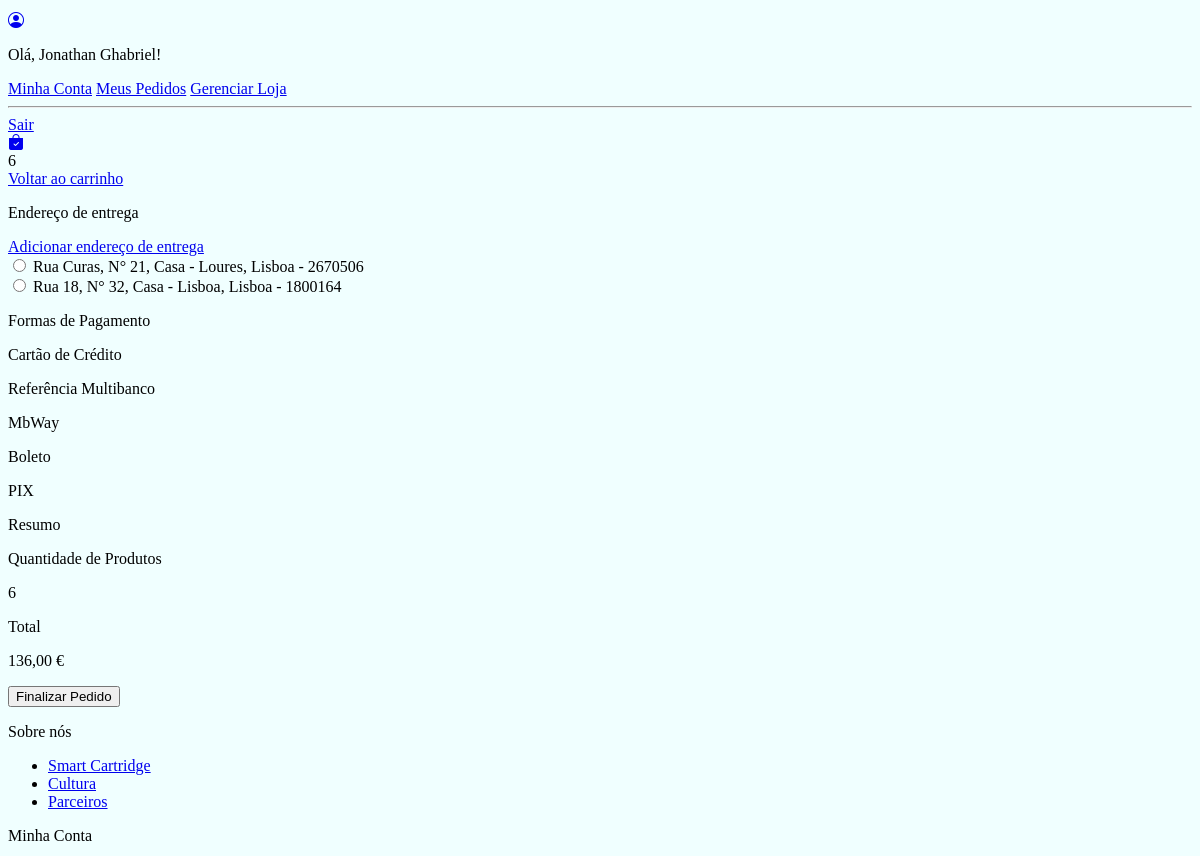
Before: /checkout/ (signed in, middle part) with the older database file.
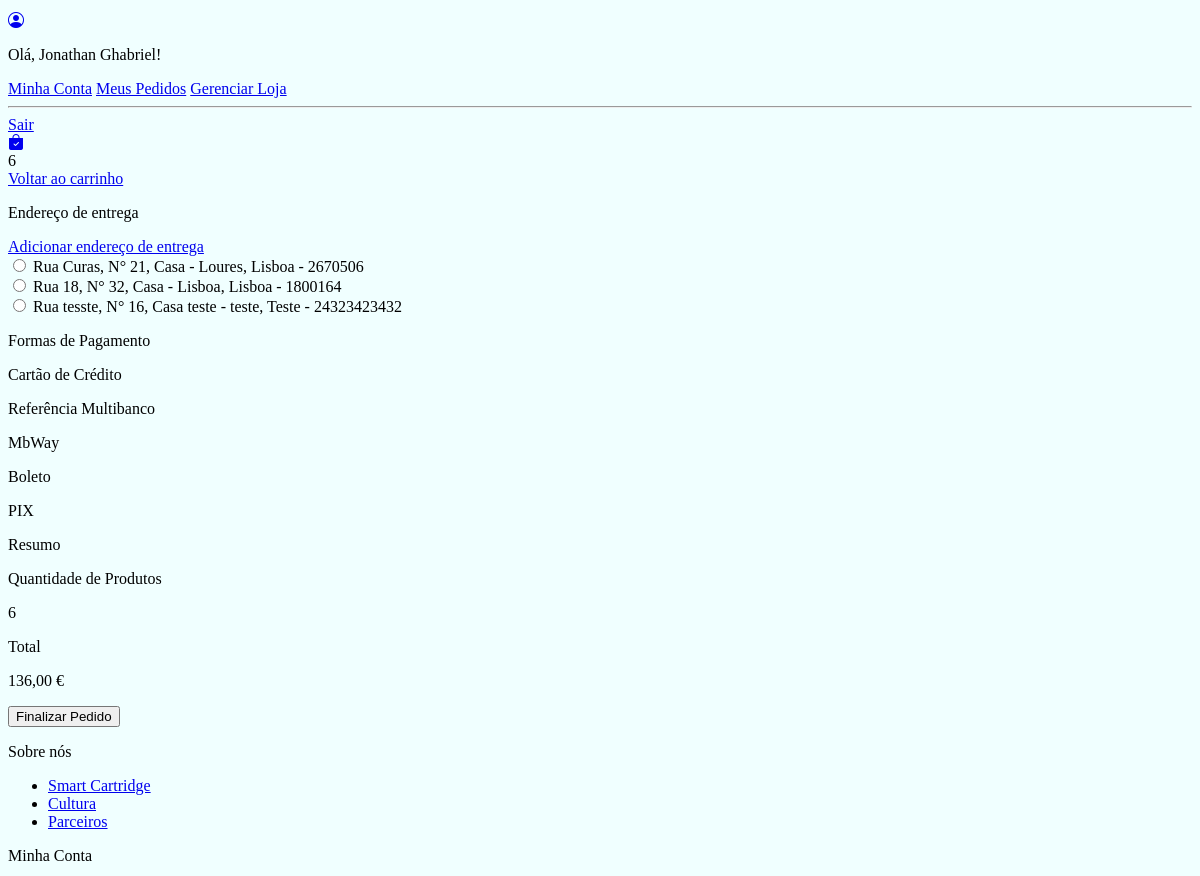
After: the same page with the newer database file.
### loja/models.py (models this page shows, shortened)
class Endereco(models.Model):
    rua = models.CharField(max_length=400, null=True, blank=True)
    numero = models.IntegerField(default=0)
    complemento = models.CharField(max_length=200, null=True, blank=True)
    cep = models.CharField(max_length=200, null=True, blank=True)
    cidade = models.CharField(max_length=200, null=True, blank=True)
    estado = models.CharField(max_length=200, null=True, blank=True)
    cliente = models.ForeignKey(Cliente, null=True, blank=True, on_delete=models.SET_NULL)

### loja/views.py (the view)
# urls.py: path('checkout/', checkout, name="checkout"),
def checkout(request):
    if request.user.is_authenticated:
        cliente = request.user.cliente
    else:
        if request.COOKIES.get("id_sessao"):
            id_sessao = request.COOKIES.get("id_sessao")
            cliente, criado = Cliente.objects.get_or_create(id_sessao=id_sessao)
        else:
            return redirect('loja')
    pedido, criado = Pedido.objects.get_or_create(cliente=cliente, finalizado=False)
    enderecos = Endereco.objects.filter(cliente=cliente)
    context = {"pedido": pedido, "enderecos": enderecos, "erro":None}
    return render(request, 'checkout.html', context=context)

### loja/models.py (called while the page is built)
    @property
    def quantidade_total(self):
        itens_pedido = ItensPedido.objects.filter(pedido__id=self.id)
        quantidade = sum([item.quantidade for item in itens_pedido])
        return quantidade

    @property
    def preco_total(self):
        itens_pedido = ItensPedido.objects.filter(pedido__id=self.id)
        preco = sum([item.preco_total for item in itens_pedido])
        return preco

    @property
    def preco_total(self):
        return self.quantidade * self.itemestoque.produto.preco

### loja/novos_context.py (called while the page is built)
def categorias_tipos(request):
    categorias_navegacao = Categoria.objects.all()
    tipos_navegacao = Tipo.objects.all()
    return {"categorias_navegacao": categorias_navegacao, "tipos_navegacao": tipos_navegacao}

def faz_parte_equipe(request):
    equipe = False
    if request.user.is_authenticated:
        if request.user.groups.filter(name="equipe").exists():
            equipe = True
    return {"equipe": equipe}

### loja/templates/checkout.html (shortened to what the changed rows need)
{% extends 'base.html' %}
{% load static %}
{% block body %}
<main class="principal">
    <section class="secao-checkout">
      <div class="checkout">
        <form class="checkout__form" action="{% url 'finalizar_pedido' pedido.id %}" method="post">
            {% if not request.user.is_authenticated %}
                <div class="checkout__secao-entrega-login">
                    <div class="checkout__secao-login">
                    <div class="checkout__titulos">
                        <p class="checkout__titulo">Identifique-se</p>
                    </div>
                    <div class="checkout__endereco-item">
                        <label for="email">E-mail</label>
                        <input name="email" type="email" />
                    </div>
                    </div>
                    <div class="checkout__secao-entrega">
                      <div class="checkout__titulos">
                          <p class="checkout__titulo">Endereço de entrega</p>
                          <a class="checkout__botao checkout__botao--entrega" type="button" href="{% url 'adicionar_endereco' %}">
                          Adicionar endereço de entrega
                          </a>
                      </div>
                      <div class="checkout__endereco-cadastrado">
                        {% for endereco in enderecos %}
                          <div class="checkout__pagamento-item">
                          <input type="radio" name="endereco" value="{{ endereco.id }}" />
                          <label for="{{ endereco.id }}" >{{ endereco.rua }}, N° {{ endereco.numero }}, {{ endereco.complemento }} - {{ endereco.estado }}, {{ endereco.cidade}} - {{ endereco.cep }}</label>
                          </div>
                        {% endfor %}
                      </div>
                    </div>
                </div>
            {% else %}
                <div class="checkout__secao-entrega-login checkout__secao-entrega-login--logado">
                  <div class="checkout__secao-entrega">
                    <div class="checkout__endereco-cadastrado">
                      {% for endereco in enderecos %}
                        <div class="checkout__pagamento-item">
                        <input type="radio" name="endereco" value="{{ endereco.id }}" />
                        <label for="{{ endereco.id }}" >{{ endereco.rua }}, N° {{ endereco.numero }}, {{ endereco.complemento }} - {{ endereco.estado }}, {{ endereco.cidade}} - {{ endereco.cep }}</label>
                        </div>
                      {% endfor %}
                    </div>
                  </div>
              </div>
            {% endif %}
        </form>
      </div>
    </section>
  </main>
{% endblock %}

Changed rows visible on the page:
added Endereco: rua "Rua tesste", numero "16", complemento "Casa teste", estado "teste", cidade "Teste", cep "24323423432"
